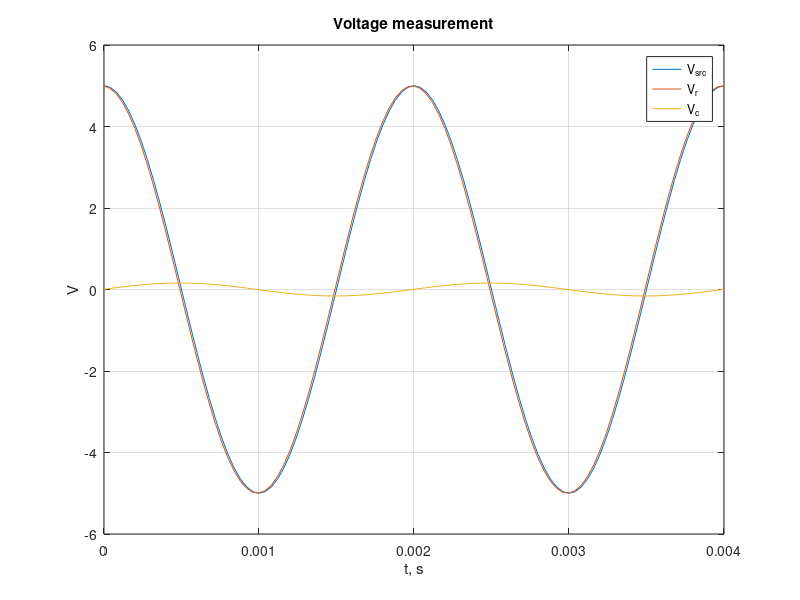

MATLAB code to generate this figure:
% Purpose of the program: analysis of the compoment's voltages of an RC
% circuit using a sinusoidal source.

%% Voltages in the series RC circuit
clc, clearvars, close all

j = sqrt(-1);
V_amplitude = 5;        % V
R = 10;                 % Ohm
f = 500;            % frequency
T = 1 / f;              % Period

omega = 2*pi*f;         % rad/s
C = 1*10^(-3);          % F
Zc = 1/(j*omega*C);     % Ohm
t  = 0 : T/50 : 2*T;    % Time (from 0 to 2 periods, with a step of T/50

% Circuit impedance
Z = R + Zc;

% Current
I = V_amplitude/Z;

% Voltage of the source
v_src = V_amplitude * cos(omega*t);

% Voltage across the resistor R
Vr = R*I;
v_r = abs(Vr) * cos(omega*t + angle(Vr));

% Voltage across the capacitor Zc
Vc = Zc*I;
v_c = abs(Vc) * cos(omega*t + angle(Vc));

subplot(1,1,1);
plot(t, v_src, t, v_r, t, v_c);
grid, title('Voltage measurement')
xlabel('t, s')
ylabel('V')
legend('V_{src}','V_r','V_c','Location', 'northeast')
 
% %% Magnitude and phase of the transfer function
% 
% fratio = 0:  0.01:  5;
% H = ones(size(fratio))./(1 + j*fratio);
% 
% subplot(2,1,1), plot(fratio, abs(H))
% grid, ylabel('H(fratio)')
% 
% subplot(2,1,2), plot(fratio, 180*angle(H)/pi)
% grid, xlabel('f/f_c'), ylabel('Phase, deg')
% 
% 
% %% Bode plot of the series RC lowpass filter
% 
% fratio = logspace(-1,2);
% H = ones(size(fratio))./(1 + j*fratio);
% 
% subplot(2, 1, 1), semilogx(fratio, 20*log(abs(H)))
% grid, ylabel('Magnitude, dB')
% subplot(2, 1, 2), semilogx(fratio, 180*angle(H)/pi)
% grid, xlabel('f/f_c'), ylabel('Phase, deg')
% % Consider values V, Vr and Vc as the ends of the phasors. And to define
% % phasors enter their origins.